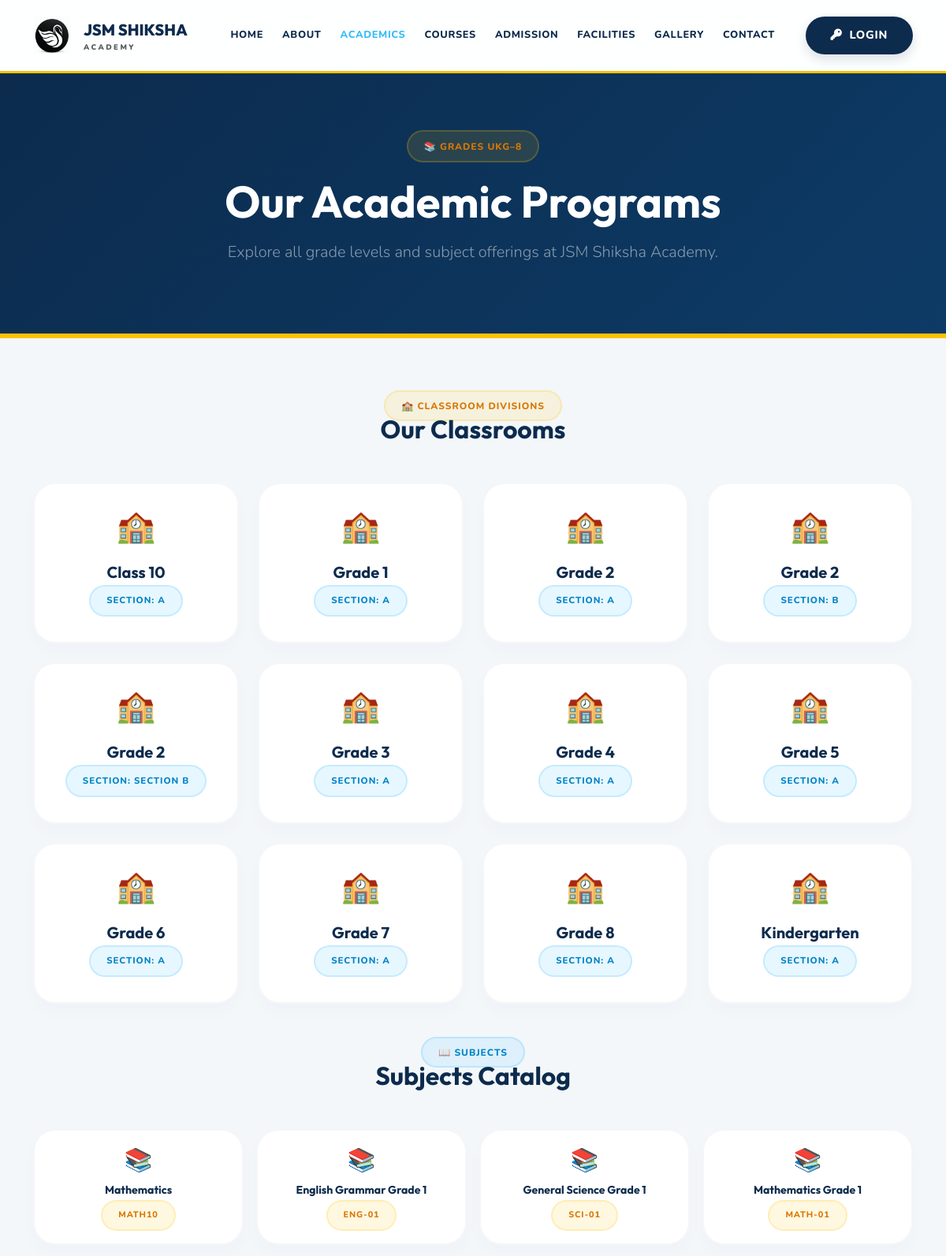
Screenshot of /academics/ (upper part) with the database file from the repository.
### academics/models.py (models this page shows, shortened)
class ClassRoom(models.Model):
    name = models.CharField(max_length=80)
    section = models.CharField(max_length=20, blank=True)
    academic_year = models.CharField(max_length=20)
    capacity = models.PositiveIntegerField(default=40)
    class_teacher = models.ForeignKey(
        "users.TeacherProfile",
        on_delete=models.SET_NULL,
        related_name="classrooms",
        blank=True,
        null=True,
    )
    is_active = models.BooleanField(default=True)
    created_at = models.DateTimeField(auto_now_add=True)
    updated_at = models.DateTimeField(auto_now=True)
    class Meta:
        constraints = [
            models.UniqueConstraint(
                fields=["name", "section", "academic_year"],
                name="unique_classroom_per_year",
            )
        ]
        ordering = ["name", "section"]

class Subject(models.Model):
    classroom = models.ForeignKey(ClassRoom, on_delete=models.CASCADE, related_name="subjects")
    teacher = models.ForeignKey(
        "users.TeacherProfile",
        on_delete=models.SET_NULL,
        related_name="subjects",
        blank=True,
        null=True,
    )
    name = models.CharField(max_length=120)
    code = models.CharField(max_length=30)
    description = models.TextField(blank=True)
    is_active = models.BooleanField(default=True)
    created_at = models.DateTimeField(auto_now_add=True)
    updated_at = models.DateTimeField(auto_now=True)
    class Meta:
        constraints = [
            models.UniqueConstraint(
                fields=["classroom", "code"],
                name="unique_subject_code_per_classroom",
            )
        ]
        ordering = ["classroom__name", "name"]

### dashboard/views.py (the view)
# urls.py: path("academics/", views.academics_view, name="academics"),
def academics_view(request):
    classrooms = ClassRoom.objects.all()
    subjects = Subject.objects.all()
    return render(request, "home/academics.html", {
        "classrooms": classrooms,
        "subjects": subjects
    })

### templates/home/academics.html (shortened to what this page needs)
{% extends "base.html" %}
{% load static %}
{% block content %}
<div class="py-5 text-white" style="background: linear-gradient(135deg, var(--primary-color) 0%, #0d3b66 100%); border-bottom: 6px solid var(--accent-color);">
    <div class="container py-4 text-center">
        <span class="badge-premium-gold mb-3 d-inline-block">📚 Grades UKG–8</span>
        <h1 class="display-4 fw-bold text-white mb-3" style="font-family:'Outfit',sans-serif;">Our Academic Programs</h1>
        <p class="lead text-white-50">Explore all grade levels and subject offerings at JSM Shiksha Academy.</p>
    </div>
</div>
<div class="py-5">
    <div class="container py-4">
        <div class="text-center mb-5">
            <span class="badge-premium-gold mb-3">🏫 Classroom Divisions</span>
            <h2 class="fw-bold" style="color:var(--primary-color); font-family:'Outfit',sans-serif;">Our Classrooms</h2>
        </div>
        <div class="row g-4 mb-5">
            {% for cls in classrooms %}
            <div class="col-6 col-md-4 col-lg-3">
                <div class="premium-card p-4 bg-white text-center h-100">
                    <div class="mb-3" style="font-size:2.5rem;">🏫</div>
                    <h5 class="fw-bold mb-1" style="color:var(--primary-color); font-family:'Outfit',sans-serif;">{{ cls.name }}</h5>
                    {% if cls.section %}<span class="badge-premium-blue mb-2 d-inline-block" style="font-size:0.72rem;">Section: {{ cls.section }}</span>{% endif %}
                </div>
            </div>
            {% empty %}
            <div class="col-12 text-center py-4">
                <p class="text-muted">No classrooms configured yet.</p>
            </div>
            {% endfor %}
        </div>
        <div class="text-center mb-5">
            <span class="badge-premium-blue mb-3">📖 Subjects</span>
            <h2 class="fw-bold" style="color:var(--primary-color); font-family:'Outfit',sans-serif;">Subjects Catalog</h2>
        </div>
        <div class="row g-3">
            {% for sub in subjects %}
            <div class="col-6 col-md-4 col-lg-3">
                <div class="premium-card p-3 bg-white text-center h-100 d-flex flex-column align-items-center justify-content-center">
                    <div class="mb-2" style="font-size:1.8rem;">📚</div>
                    <h6 class="fw-bold mb-1" style="color:var(--primary-color); font-size:0.88rem;">{{ sub.name }}</h6>
                    <span class="badge-premium-gold" style="font-size:0.68rem;">{{ sub.code }}</span>
                </div>
            </div>
            {% empty %}
            <div class="col-12 text-center py-4">
                <p class="text-muted">No subjects configured yet.</p>
            </div>
            {% endfor %}
        </div>
    </div>
</div>
{% endblock %}

### rows the page displays
ClassRoom: name "Class 10", section "A"
ClassRoom: name "Grade 1", section "A"
ClassRoom: name "Grade 2", section "A"
ClassRoom: name "Grade 2", section "B"
ClassRoom: name "Grade 2", section "SECTION B"
ClassRoom: name "Grade 3", section "A"
ClassRoom: name "Grade 4", section "A"
ClassRoom: name "Grade 5", section "A"
ClassRoom: name "Grade 6", section "A"
ClassRoom: name "Grade 7", section "A"
ClassRoom: name "Grade 8", section "A"
ClassRoom: name "Kindergarten", section "A"
Subject: name "Mathematics", code "MATH10"
Subject: name "English Grammar Grade 1", code "ENG-01"
Subject: name "General Science Grade 1", code "SCI-01"
Subject: name "Mathematics Grade 1", code "MATH-01"
